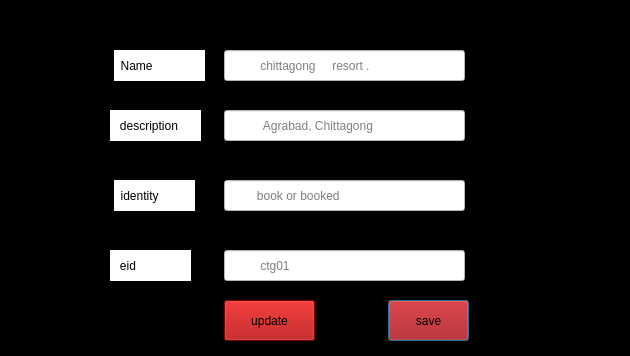
<?xml version="1.0" encoding="UTF-8"?>
<ui version="4.0">
 <class>sajadminsaveDialog</class>
 <widget class="QDialog" name="sajadminsaveDialog">
  <property name="geometry">
   <rect>
    <x>0</x>
    <y>0</y>
    <width>630</width>
    <height>356</height>
   </rect>
  </property>
  <property name="windowTitle">
   <string>Dialog</string>
  </property>
  <property name="styleSheet">
   <string notr="true">background:rgb(0, 0, 0)</string>
  </property>
  <widget class="QLabel" name="label_indentitysaj">
   <property name="geometry">
    <rect>
     <x>114</x>
     <y>180</y>
     <width>81</width>
     <height>31</height>
    </rect>
   </property>
   <property name="styleSheet">
    <string notr="true">font: 75 10pt &quot;MS Shell Dlg 2&quot;;
background:rgb(255, 255, 255)</string>
   </property>
   <property name="text">
    <string>  identity</string>
   </property>
  </widget>
  <widget class="QLineEdit" name="lineEdit_identitysaj">
   <property name="geometry">
    <rect>
     <x>224</x>
     <y>180</y>
     <width>241</width>
     <height>31</height>
    </rect>
   </property>
   <property name="styleSheet">
    <string notr="true">font: 75 10pt &quot;MS Shell Dlg 2&quot;;
background:rgb(255, 255, 255)</string>
   </property>
   <property name="placeholderText">
    <string>         book or booked</string>
   </property>
  </widget>
  <widget class="QPushButton" name="pushButton_savesaj">
   <property name="geometry">
    <rect>
     <x>388</x>
     <y>300</y>
     <width>81</width>
     <height>41</height>
    </rect>
   </property>
   <property name="styleSheet">
    <string notr="true">font: 75 12pt &quot;MS Shell Dlg 2&quot;;
background:rgb(170, 0, 0)</string>
   </property>
   <property name="text">
    <string>save</string>
   </property>
  </widget>
  <widget class="QLabel" name="label_eidsaj">
   <property name="geometry">
    <rect>
     <x>110</x>
     <y>250</y>
     <width>81</width>
     <height>31</height>
    </rect>
   </property>
   <property name="styleSheet">
    <string notr="true">font: 75 10pt &quot;MS Shell Dlg 2&quot;;
background:rgb(255, 255, 255)</string>
   </property>
   <property name="text">
    <string>   eid</string>
   </property>
  </widget>
  <widget class="QLabel" name="label_namesaj">
   <property name="geometry">
    <rect>
     <x>114</x>
     <y>50</y>
     <width>91</width>
     <height>31</height>
    </rect>
   </property>
   <property name="styleSheet">
    <string notr="true">font: 75 10pt &quot;MS Shell Dlg 2&quot;;
background:rgb(255, 255, 255)</string>
   </property>
   <property name="text">
    <string>  Name</string>
   </property>
  </widget>
  <widget class="QLineEdit" name="lineEdit_namesaj">
   <property name="geometry">
    <rect>
     <x>224</x>
     <y>50</y>
     <width>241</width>
     <height>31</height>
    </rect>
   </property>
   <property name="styleSheet">
    <string notr="true">font: 75 10pt &quot;MS Shell Dlg 2&quot;;
background:rgb(255, 255, 255)</string>
   </property>
   <property name="placeholderText">
    <string>          chittagong     resort .</string>
   </property>
  </widget>
  <widget class="QLineEdit" name="lineEdit_eidsaj">
   <property name="geometry">
    <rect>
     <x>224</x>
     <y>250</y>
     <width>241</width>
     <height>31</height>
    </rect>
   </property>
   <property name="styleSheet">
    <string notr="true">font: 75 10pt &quot;MS Shell Dlg 2&quot;;
background:rgb(255, 255, 255)</string>
   </property>
   <property name="placeholderText">
    <string>          ctg01</string>
   </property>
  </widget>
  <widget class="QLineEdit" name="lineEdit_descriptionsaj">
   <property name="geometry">
    <rect>
     <x>224</x>
     <y>110</y>
     <width>241</width>
     <height>31</height>
    </rect>
   </property>
   <property name="styleSheet">
    <string notr="true">font: 75 10pt &quot;MS Shell Dlg 2&quot;;
background:rgb(255, 255, 255)</string>
   </property>
   <property name="placeholderText">
    <string>           Agrabad, Chittagong</string>
   </property>
  </widget>
  <widget class="QLabel" name="label_descriptionsaj">
   <property name="geometry">
    <rect>
     <x>110</x>
     <y>110</y>
     <width>91</width>
     <height>31</height>
    </rect>
   </property>
   <property name="styleSheet">
    <string notr="true">font: 75 10pt &quot;MS Shell Dlg 2&quot;;
background:rgb(255, 255, 255)</string>
   </property>
   <property name="text">
    <string>   description</string>
   </property>
  </widget>
  <widget class="QPushButton" name="pushButton_updatesaj">
   <property name="geometry">
    <rect>
     <x>224</x>
     <y>300</y>
     <width>91</width>
     <height>41</height>
    </rect>
   </property>
   <property name="styleSheet">
    <string notr="true">font: 75 12pt &quot;MS Shell Dlg 2&quot;;
background:rgb(170, 0, 0)</string>
   </property>
   <property name="text">
    <string>update</string>
   </property>
  </widget>
 </widget>
 <resources/>
 <connections/>
</ui>
